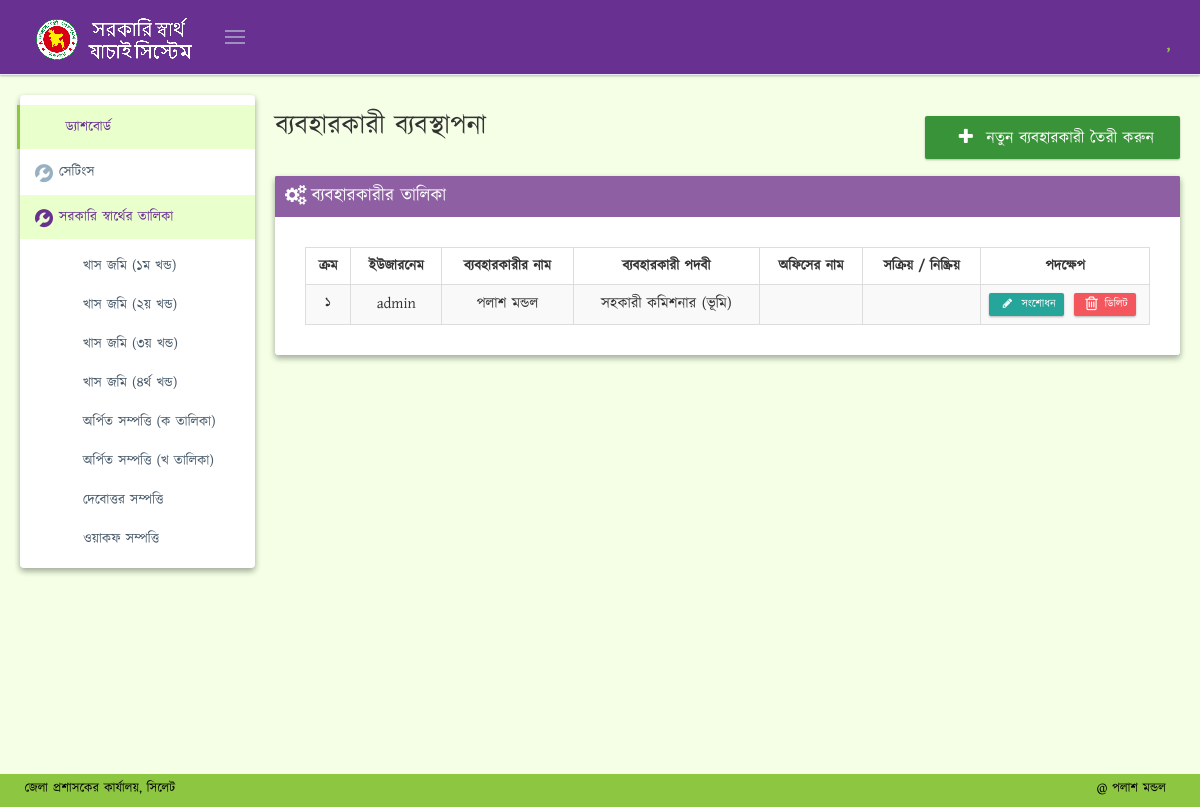
The page /users.php (signed in) on the database as committed earlier.
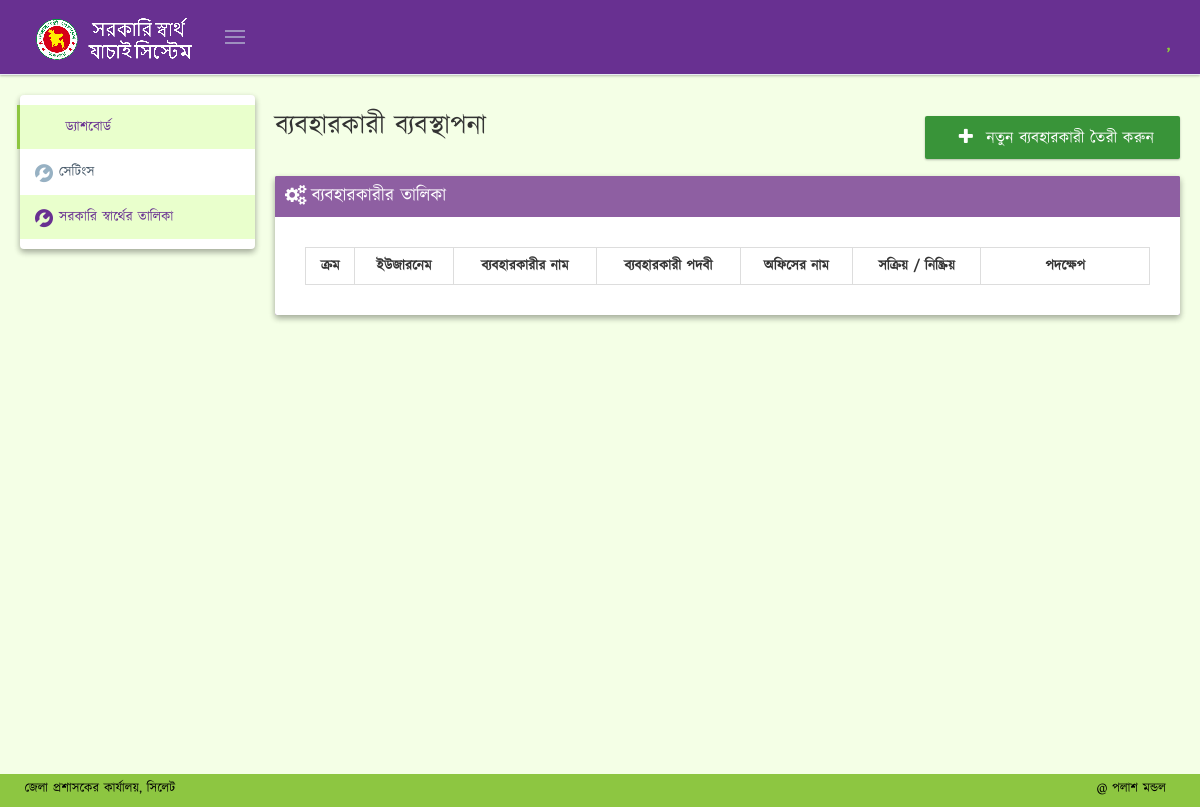
The same page on the database as committed later.
### tables this page shows
CREATE TABLE IF NOT EXISTS `interest` (
  `interest_id` int(11) NOT NULL AUTO_INCREMENT,
  `interest_name` varchar(120) DEFAULT NULL,
  PRIMARY KEY (`interest_id`) USING BTREE,
  KEY `id` (`interest_id`) USING BTREE
);

CREATE TABLE IF NOT EXISTS `users` (
  `id` int(11) NOT NULL AUTO_INCREMENT,
  `username` varchar(50) NOT NULL,
  `password` varchar(255) NOT NULL,
  `email` varchar(64) DEFAULT NULL,
  `officer_name` varchar(150) DEFAULT NULL,
  `officer_designation` varchar(150) DEFAULT NULL,
  `created_at` datetime DEFAULT CURRENT_TIMESTAMP,
  `image` varchar(50) DEFAULT 'profile_picture.png',
  PRIMARY KEY (`id`),
  UNIQUE KEY `username` (`username`)
);

### users.php (the view, shortened to what the changed rows need)
<!DOCTYPE html>
<html lang="en" class="no-js">
<head>
    <?php include 'header.php'; ?>
</head>
<body class="page-md page-sidebar-page-sidebar-closed-hide-logo page-header-fixed page-footer-fixed"
      oncontextmenu="return false;">
<?php include 'top_nav.php'; ?>
<div class="page-container">
    <?php include 'sidebar.php'; ?>
    <div class="page-content-wrapper">
        <div class="page-content" id="scroller" style="min-height:588px">
            <div class="row">
                <div class="col-md-12">
                    <div id="ajax-content">
                        <div class="page-head">
                            <div class="row" style="margin-bottom: 15px;">
                                <div class="col-md-6">
                                    <div class="page-title">
                                        <h2 style="margin-top: 0px;"> ব্যবহারকারী ব্যবস্থাপনা</h2>
                                    </div>
                                </div>
                            </div>
                        </div>
                        <div class="row">
                            <div class="col-md-12">
                                <div class="portlet purple box">
                                    <div class="portlet-body">
                                        <div style="font-size: 15px; text-align: justify;margin: 20px;">
                                            <table class="table table-striped table-bordered table-hover" id="sample_6">
                                                <thead>
                                                <tr>
                                                    <th style="text-align: center;">ক্রম</th>
                                                    <th style="text-align: center;">ইউজারনেম</th>
                                                    <th style="text-align: center;">ব্যবহারকারীর নাম</th>
                                                    <th style="text-align: center;">ব্যবহারকারী পদবী</th>
                                                    <th style="text-align: center;"> অফিসের নাম</th>
                                                    <th style="text-align: center;">সক্রিয় / নিষ্ক্রিয়</th>
                                                    <th style="text-align: center;" width="20%">পদক্ষেপ</th>
                                                </tr>
                                                </thead>
                                                <tbody>
                                                <?php
                                                $interest_query = "SELECT * FROM `users` ORDER BY `id` ASC";
                                                $interest_result = mysqli_query($conn, $interest_query);
                                                $i = 1;
                                                while ($info2 = mysqli_fetch_array($interest_result)) {
                                                    echo ' <tr> <td style="text-align: center;" class="numeric_bangla">' . $i . '</td> ';
                                                    echo '<td style="text-align: center;">'.$info2['username'] . '</td>';
                                                    echo '<td style="text-align: center;">'.$info2['officer_name'] . '</td>';
                                                    echo '<td style="text-align: center;">'.$info2['officer_designation'] . '</td>';
                                                    echo '<td style="text-align: center;">'.$info2['office_name'] . '</td>';
                                                    echo '<td style="text-align: center;">'.$info2['active'] . '</td>';
                                                    echo '<td class="text-center"> <a href="/interest_edit.php?interest_id=' . $info2['id'].'" class="btn btn-primary btn-xs label-success" title="সংশোধন"><i class="fa fa-pencil fa-fw"></i> সংশোধন</a>';
                                                    echo   ' <a href="#deleteDataModal-'.$info2['id'].'" class= " btn btn-danger btn-xs" data-toggle="modal" data-id="' .$info2['id'];
                                                    echo '" title="ডিলিট"><i class="fa fa-trash-o fa-lg"></i> ডিলিট</a>
                                                    </td>'; ?>
                                                    </tr>
                                                    <?php
                                                    $i++;
                                                }
                                                ?>
                                                </tbody>
                                            </table>
                                        </div>
                                    </div>
                                </div>
                            </div>
                        </div>
                    </div>
                </div>
            </div>
        </div>
    </div>
</div>
</body>
</html>

### sidebar.php (shortened to what the changed rows need)
<div class="page-sidebar-wrapper">
    <div class="page-sidebar md-shadow-z-2-i  navbar-collapse collapse">
        <ul class="page-sidebar-menu" data-keep-expanded="false" data-auto-scroll="true" data-slide-speed="200">
            <li class="open">
                <ul class="sub-menu" style="display: block;">
            <?php
            include 'config.php';
            $interest_query = "SELECT * FROM `interest` ORDER BY `interest_id` ASC";
            $interest_result = mysqli_query($conn, $interest_query);
            while ($interest_info = mysqli_fetch_array($interest_result)) {
                echo ' <li> ';
                echo ' <a href="/interest_details.php?interest=';
                echo $interest_info['interest_id'];
                echo '" class="service-list" data-s_id="13"><i style="float: left; margin: 2px 6px 4px 7px;" class="icon-book-open"></i><span class="title">';
                echo $interest_info['interest_name'];
                echo "</span>
                </a>
            </li>";
            }
            ?>
                </ul>
        </ul>
    </div>
</div>

Rows that differ between the two databases and show on the page:
removed interest: interest_name "খাস জমি (১ম খন্ড)"
removed interest: interest_name "খাস জমি (২য় খন্ড)"
removed interest: interest_name "খাস জমি (৩য় খন্ড)"
removed interest: interest_name "খাস জমি (৪র্থ খন্ড)"
removed interest: interest_name "অর্পিত সম্পত্তি (ক তালিকা)"
removed interest: interest_name "অর্পিত সম্পত্তি (খ তালিকা)"
removed interest: interest_name "দেবোত্তর সম্পত্তি"
removed interest: interest_name "ওয়াকফ সম্পত্তি"
removed users: username "admin", officer_name "পলাশ মন্ডল", officer_designation "সহকারী কমিশনার (ভূমি)"
